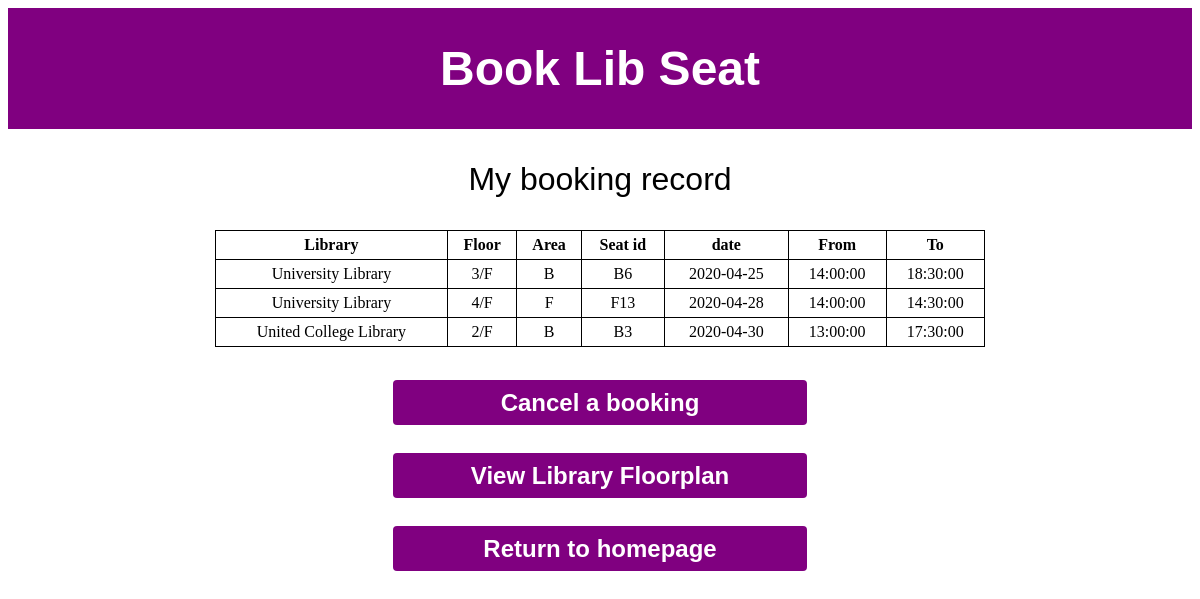
The app's page /viewbook.php (signed in) with its own data.
### tables this page shows
CREATE TABLE `bookrecord` (
  `bookid` int(11) NOT NULL,
  `sid` varchar(11) NOT NULL,
  `bookdate` date NOT NULL,
  `starttime` time NOT NULL,
  `endtime` time NOT NULL,
  `seatid` varchar(11) NOT NULL,
  `area` char(2) NOT NULL,
  `lib` varchar(11) NOT NULL
);

CREATE TABLE `areainfo` (
  `area` char(2) NOT NULL,
  `lib` char(50) NOT NULL,
  `seatnum` int(6) NOT NULL,
  `floor` varchar(6) NOT NULL
);

### viewbook.php (the view, shortened to what this page needs)
<?php
    require 'includes/bls.dbh.php';
?>
<!DOCTYPE html>
<html>
<head>
    <link rel="stylesheet" href="stylesheets/home.style.css">
</head>
<body>
    <header><h1 class="title">Book Lib Seat</h1></header>
    <p class="chooselib">
        My booking record
    </p>
    <?php
         $gsid = $_SESSION['sid'];
         $selsql = "SELECT bookdate, starttime, endtime, lib, area, seatid FROM bookrecord WHERE sid=? AND bookdate>=CURRENT_DATE() ORDER BY bookdate ASC";
         $stmt = mysqli_stmt_init($conn);
         if(mysqli_stmt_prepare($stmt, $selsql)){
            mysqli_stmt_bind_param($stmt, "s", $gsid);
            mysqli_stmt_execute($stmt);
            $result = mysqli_stmt_get_result($stmt);
        }
         if(!mysqli_num_rows($result)) {
             echo "<p align='center' style='font-size:22px;font-family:arial;color:red;font-weight:bold;'>
             You haven't booked any seat<br></p>";
         }
         else {
             echo '<table style="width:65%">
             <tr>
                 <th>Library</th>
                 <th>Floor</th>
                 <th>Area</th>
                 <th>Seat id</th>
                 <th>date</th>
                 <th>From</th>
                 <th>To</th>
             </tr>';
             while($row = mysqli_fetch_assoc($result)) {
                $getfloorsql = "SELECT `floor` FROM `areainfo` WHERE `area`=? AND `lib`=?";
                $stmt = mysqli_stmt_init($conn);
                if(mysqli_stmt_prepare($stmt, $getfloorsql)){
                   mysqli_stmt_bind_param($stmt, "ss", $row['area'], $row['lib']);
                   mysqli_stmt_execute($stmt);
                   $getfloorresult = mysqli_stmt_get_result($stmt);
               }
                $getfloorrow = mysqli_fetch_array($getfloorresult);
                 echo "<tr>";
                 $library=$row['lib'];
                 if($library=="ulib"){
                     echo "<td>University Library</td>";
                 }
                 else if($library=="uclib"){
                    echo "<td>United College Library</td>";
                }
                 echo "
                 <td>".$getfloorrow['floor']."/F</td>
                 <td>".$row['area']."</td>
                 <td>".$row['seatid']."</td>
                 <td>".$row['bookdate']."</td>
                 <td>".$row['starttime']."</td>
                 <td>".$row['endtime']."</td>
             </tr>";
             }
             echo "</table><br>";
         }
        echo '<form method="post">';
        if(mysqli_num_rows($result)){
           echo'<button name="delbook">Cancel a booking</button>';
        }
        echo'<button name="floorplan">View Library Floorplan</button>
            <button name="home">Return to homepage</button>
        </form>';
    ?>
</body>
</html>

### stylesheets/home.style.css (style rules this page uses)
.title { color: white; font-family: arial; text-align: center; }
header { background-color: purple; padding: 1px; font-size: 24px; }
.chooselib { text-align: center; align-items: center; font-size: 32px; font-family: arial; }
button { display: block; width: 414px; margin: auto; background-color: purple; color: #FFF; font-family: arial; height: 45px; border: none; border-radius: 4px; font-size: 24px; font-weight: bold; margin-top: 15px; margin-bottom: 28px; }

### viewbook.php (style rules this page uses)
table, th, td { border: 1px solid black; border-collapse: collapse; margin-left:auto; margin-right:auto; }
th, td { padding: 5px; text-align: center; }

### records on screen
bookrecord: lib "University Library", areainfo.floor "3", area "B", seatid "B6", bookdate "2020-04-25", starttime "14:00:00", endtime "18:30:00"
bookrecord: lib "University Library", areainfo.floor "4", area "F", seatid "F13", bookdate "2020-04-28", starttime "14:00:00", endtime "14:30:00"
bookrecord: lib "United College Library", areainfo.floor "2", area "B", seatid "B3", bookdate "2020-04-30", starttime "13:00:00", endtime "17:30:00"
